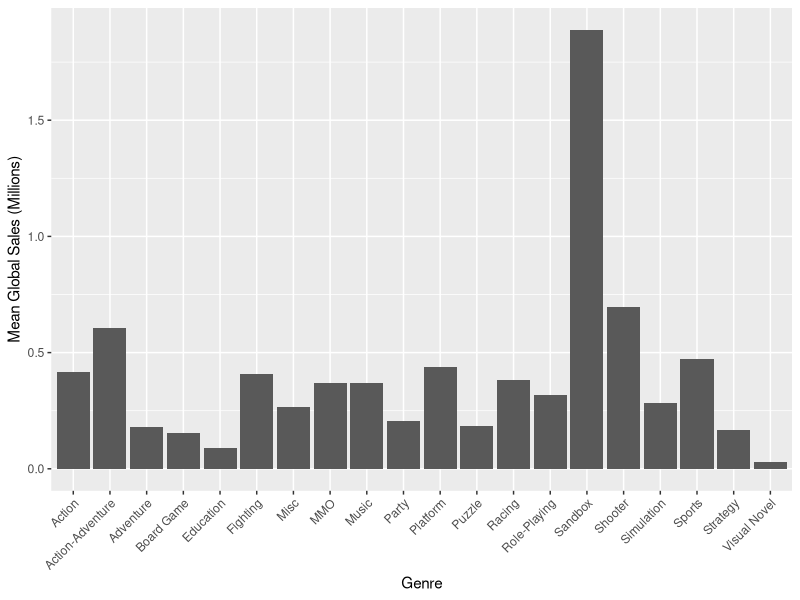
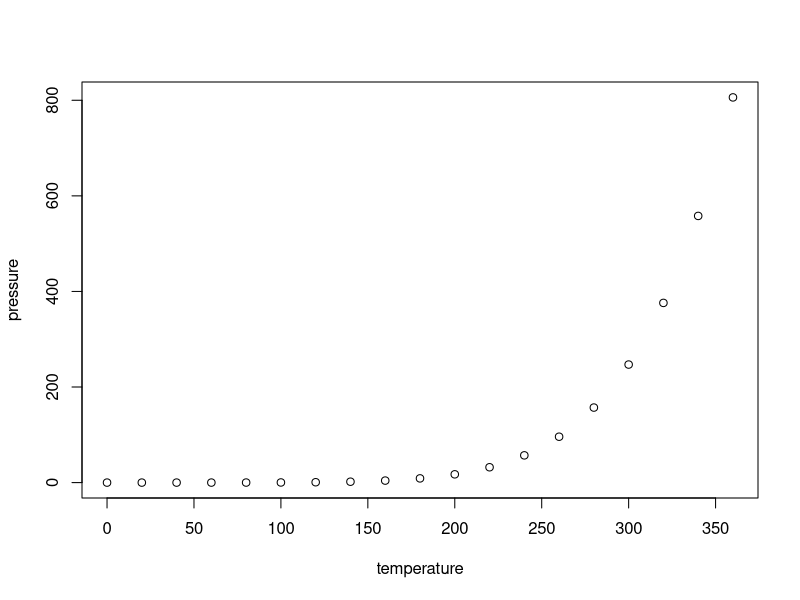

Write the R code that produced these figures, in order.
## ---- chunk 1
library(tidyverse)
library(knitr)
sales_global <- read_csv("../clean_data/sales_global.csv")
sales_north_america <- read_csv("../clean_data/sales_north_america.csv")
sales_europe <- read_csv("../clean_data/sales_europe.csv")
sales_japan <- read_csv("../clean_data/sales_japan.csv")
sales_other <- read_csv("../clean_data/sales_other.csv")
sales_all_regions <- read_csv("../clean_data/sales_all_regions.csv")
## ---- chunk 2
knitr::opts_chunk$set(echo = FALSE)
## ---- chunk 3
sales_global %>% 
  #filter(!str_detect(name, "[Mm]inecraft")) %>% 
  group_by(genre) %>% 
  summarise(mean_global_sales = mean(global_sales), number_games = length(unique(name))) %>% 
  ggplot(aes(x = genre, y = mean_global_sales)) +
  geom_col() +
  labs(x = "Genre",
       y = "Mean Global Sales (Millions)") +
  theme(axis.text.x = element_text(angle = 45, hjust = 1)) #+
  #scale_fill_viridis_b() +
  #ylim(0, 0.7)
## ---- chunk 4
sales_global %>% 
  group_by(genre) %>% 
  summarise(`Mean Global Sales` = mean(global_sales), `Number of Games` = length(unique(name))) %>% 
  arrange(`Number of Games`) %>% 
  head(12) %>% 
  kable()
## ---- chunk 5
plot(pressure)
